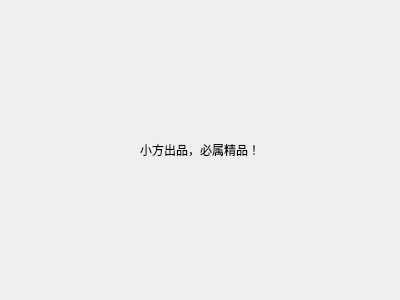
<?xml version="1.0" encoding="UTF-8"?>
<ui version="4.0">
 <class>aboutus</class>
 <widget class="QWidget" name="aboutus">
  <property name="geometry">
   <rect>
    <x>0</x>
    <y>0</y>
    <width>400</width>
    <height>300</height>
   </rect>
  </property>
  <property name="windowTitle">
   <string>Form</string>
  </property>
  <layout class="QVBoxLayout" name="verticalLayout">
   <item>
    <widget class="QLabel" name="label">
     <property name="text">
      <string>小方出品，必属精品！</string>
     </property>
     <property name="alignment">
      <set>Qt::AlignCenter</set>
     </property>
    </widget>
   </item>
  </layout>
 </widget>
 <resources/>
 <connections/>
</ui>
